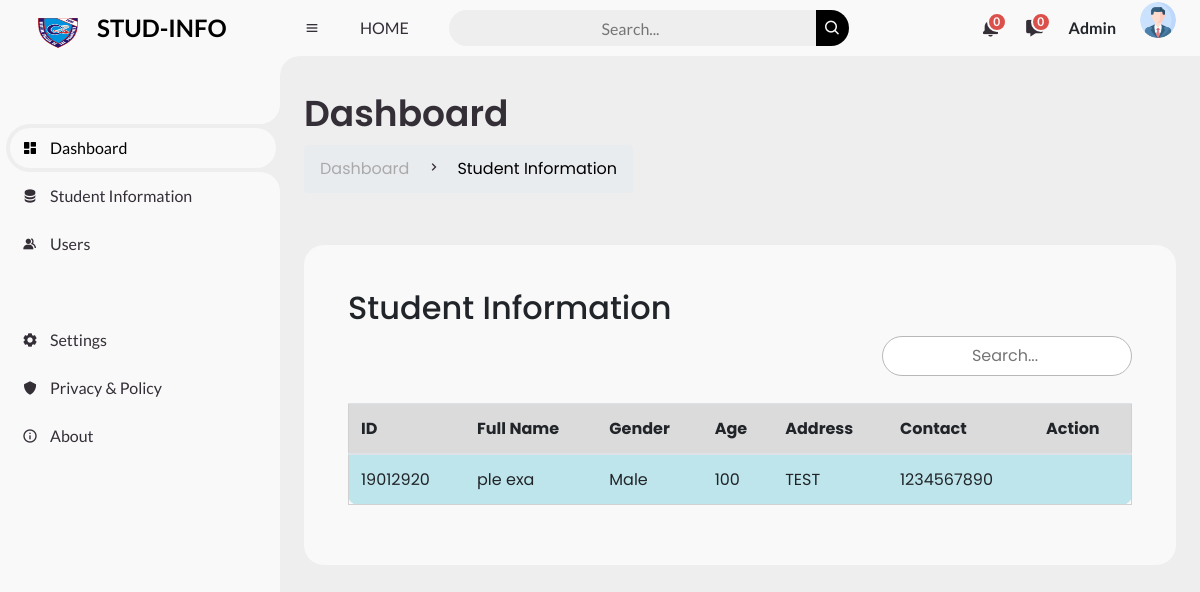
/stud_info.php (signed in), run on an earlier commit of the app's database.
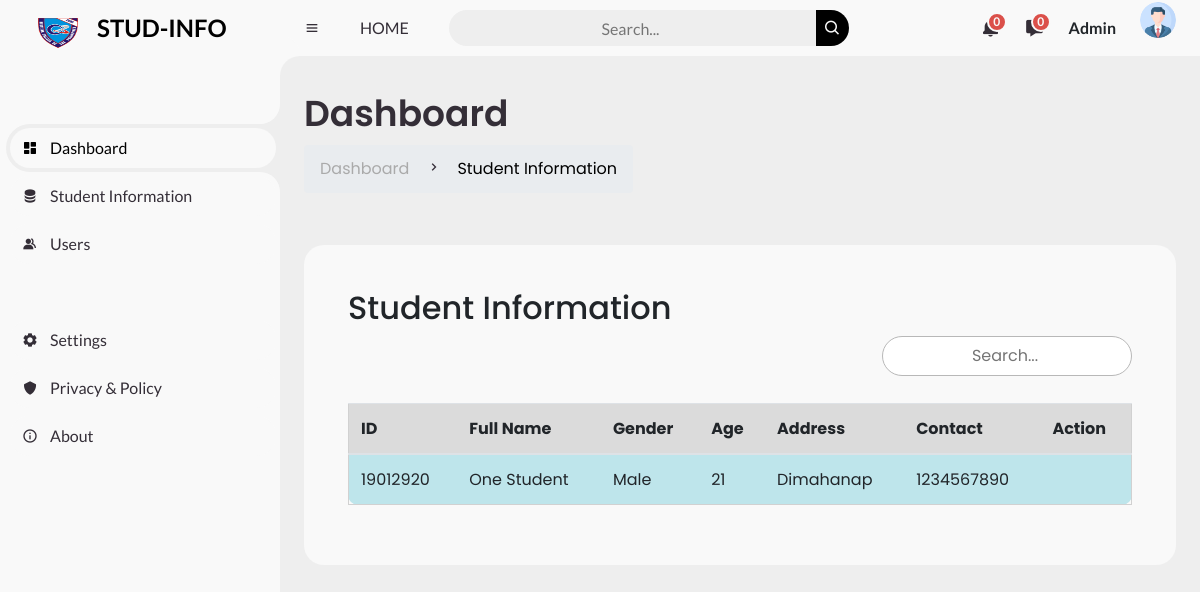
And on a later commit of the database.
### tables this page shows
CREATE TABLE `my_profile` (
  `id` int(11) NOT NULL,
  `email` varchar(50) NOT NULL,
  `username` varchar(255) NOT NULL,
  `password` varchar(255) NOT NULL,
  `lname` varchar(255) NOT NULL,
  `fname` varchar(255) NOT NULL,
  `age` int(10) NOT NULL,
  `sex` enum('Male','Female','Other') NOT NULL,
  `address` varchar(255) NOT NULL,
  `contact` int(255) NOT NULL,
  `mname` varchar(255) NOT NULL,
  `suffix` varchar(255) NOT NULL,
  `city` varchar(255) NOT NULL,
  `zip` int(255) NOT NULL,
  `role` enum('Student','Admin') NOT NULL,
  `access_level` enum('1','2') NOT NULL DEFAULT '2'
);

### stud_info.php (the view, shortened to what this page needs)
<?php
include ("process.php");
include ("./include/sidebar.php");
$sql = "SELECT * FROM my_profile WHERE role='Student' ORDER BY id";
$result = $con->query($sql) or die($con->error);
$row = $result->fetch_assoc();
?>
<!DOCTYPE html>
<html lang="en">
<head>
	<link href='https://unpkg.com/boxicons@2.0.9/css/boxicons.min.css' rel='stylesheet'>
	<link rel="stylesheet" href="style2.css">
</head>
<body>
	<section id="content">
		<nav>
			<i class='bx bx-menu' ></i>
			<a href="index.php" class="nav-link">HOME</a>
			<form action="">
				<div class="form-input">
					<input type="search" placeholder="Search...">
					<button type="submit" class="search-btn"><i class='bx bx-search' ></i></button>
				</div>
			</form>
			<a href="" class="notification">
				<span class="num">0</span>
			</a>
			<a href="" class="notification">
				<span class="num">0</span>
			</a>
			<b><?=$_SESSION['role']?></b><p class="profile"><img src="images/user.png">
</p>
<div class="action">
      <div class="profile" onclick="menuToggle();">
      </div>
    </div>
		</nav>
		<main>
			<div class="head-title">
				<div class="left">
					<h1>Dashboard</h1>
					<ul class="breadcrumb">
						<li>
							<a href="">Dashboard</a>
						</li>
						<li><i class='bx bx-chevron-right' ></i></li>
						<li>
							<a class="active" href="">Student Information</a>
						</li>
					</ul>
				</div>
			</div>
			<ul class="box-info">
				<li>
<div class="card-body">
<h2>Student Information</h2>
  <link href="css/stylesheet.css" rel="stylesheet">
   <input type="search" class="lighter-table-filter" data-table="table-info" placeholder="Search...">
<table class="table-info table" style="width: 100%;">
<thead>
            <tr>
            <th>ID</th>
            <th>Full Name</th>
            <th>Gender</th>
            <th>Age</th>
            <th>Address</th>
            <th>Contact</th>
			<th>Action</th>
            </tr>
        </thead>
        <tbody>
        <?php do{
            if (!empty($row)){?>
            <tr>
            <td><?php echo $row['id'];?></td>
            <td><?php echo $row['fname'];?>&nbsp;<?php echo $row['lname'];?></td>
            <td><?php echo $row['sex'];?></td>
            <td><?php echo $row['age'];?></td>
            <td><?php echo $row['address'];?></td>
            <td><?php echo $row['contact'];?></td>
			<td>
			</td>
           </tr>
        <?php }}while($row = $result->fetch_assoc()); ?>
        </tbody>
        </table>
        </div>
				</li>
			</ul>
		</main>
	</section>
</body>
</html>

What changed in the data, as far as the page shows it:
changed my_profile "Male": fname "ple" → "One"; lname "exa" → "Student"; age "100" → "21"; address "TEST" → "Dimahanap"
